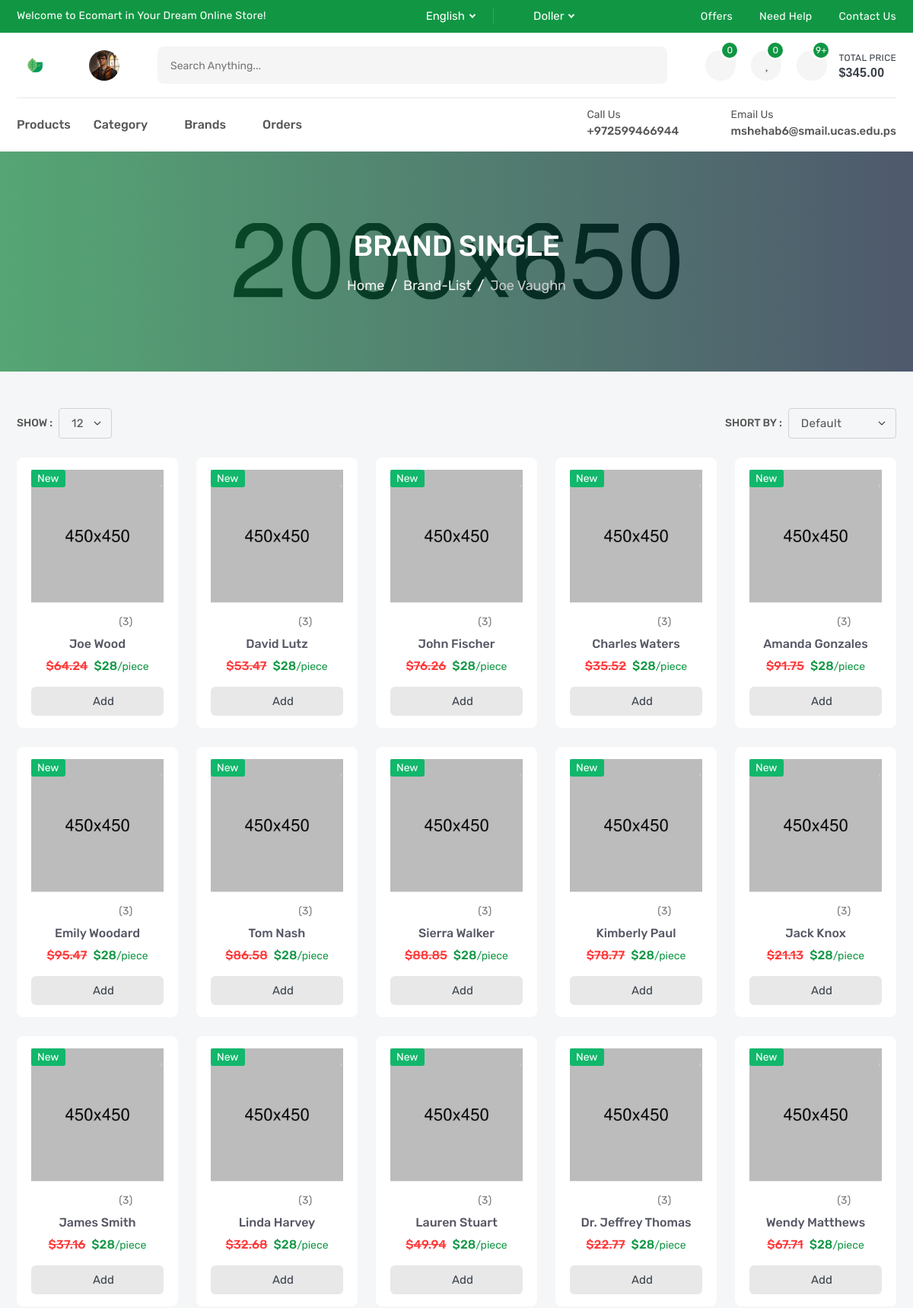
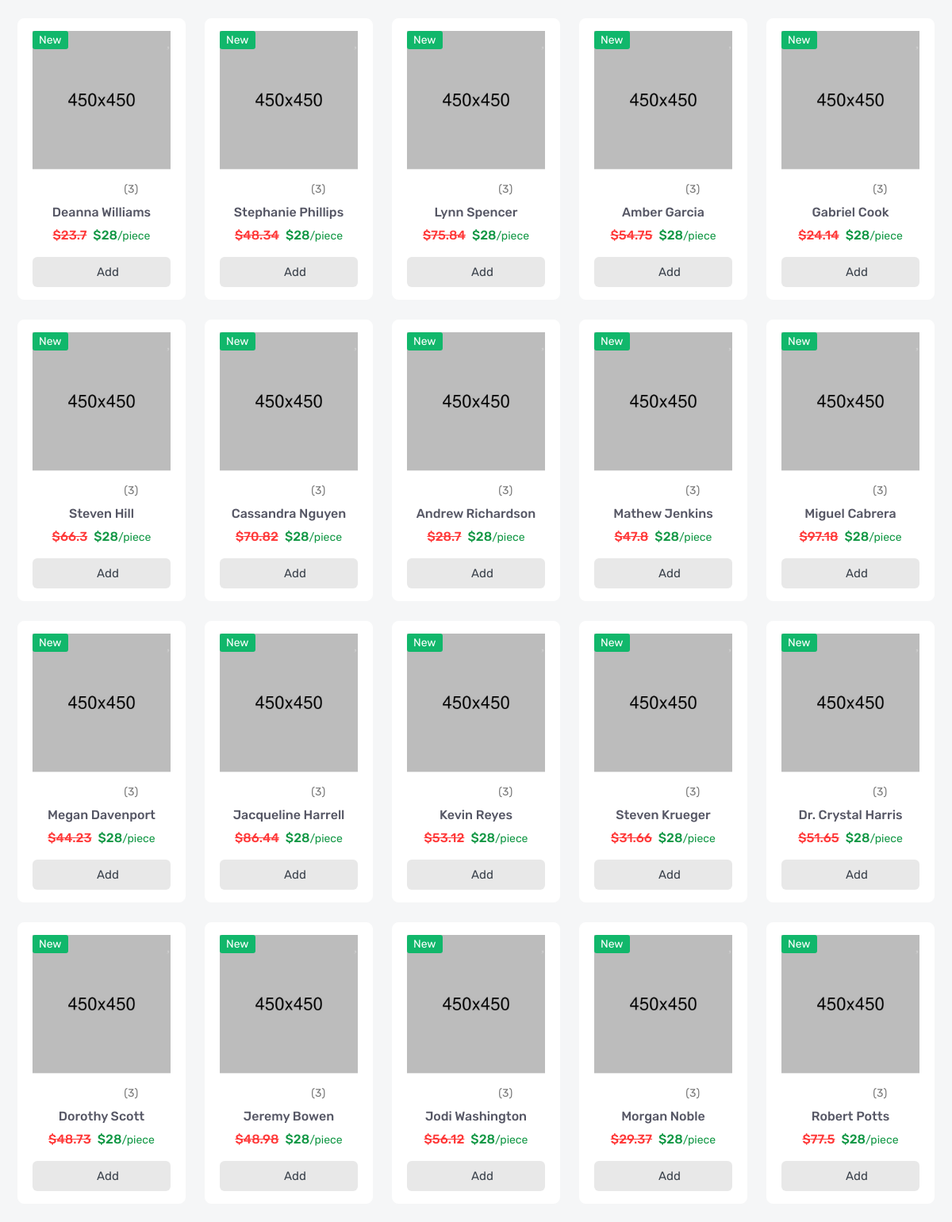
/products/brand/joe-vaughn (signed in, upper part), run on the app's committed database (2 pictures, top to bottom).
### settings/models.py (models this page shows, shortened)
class Company(models.Model):
    name = models.CharField(_("Name"), max_length=50)
    logo = models.ImageField(_("Logo"), upload_to='company/')
    about = models.CharField(_("About"), max_length=300)
    fb_link = models.URLField(_("Facebook Link"), blank=True, null=True)
    tw_link = models.URLField(_("Twitter Link"), blank=True, null=True)
    ins_link = models.URLField(_("Instagram Link"), blank=True, null=True)
    email = models.EmailField(_("Email"), max_length=30)
    phone_number = models.CharField(_("Phone Number"), max_length=20)
    address = models.CharField(_("Address"), max_length=100)

### accounts/models.py (models this page shows, shortened)
class Profile(models.Model):
    user = models.OneToOneField(User, related_name='Profile', on_delete= models.CASCADE)
    image = models.ImageField(upload_to='profile/', null=True, blank=True)
    code = models.CharField(default=generate_code, max_length=8)
    code_used = models.BooleanField(default=False)

### products/models.py (models this page shows, shortened)
class Brand(models.Model):
    name = models.CharField(_("Name"), max_length=50)
    image = models.ImageField(_("Image"), upload_to='brand/')
    slug = models.SlugField(_("Slug"), null=True, blank= True)
    def __str__(self):
        return self.name

class Product(models.Model):
    name = models.CharField(_("Name"), max_length=100)
    sku = models.IntegerField(_("SKU"))
    brand = models.ForeignKey('Brand', related_name='product_brand', verbose_name=_("Brand"), on_delete=models.SET_NULL, null=True, blank= True)
    price = models.FloatField(_("Price"))
    desc = models.TextField(_("Desc"), max_length=10000)
    tags = TaggableManager(blank=True)
    flag = models.CharField(_("Flag"), max_length=10, choices=FLAG_TYPE)
    category = models.ForeignKey('Category', related_name='product_category', verbose_name=_("Category"), on_delete=models.SET_NULL, null=True, blank= True)
    slug = models.SlugField(_("Slug"), null=True, blank= True)
    image = models.ImageField(_("Image"), upload_to='Product/')
    quantity = models.IntegerField(_("Quantity"), default=0)
    video_url = models.URLField(_("VideoUrl"), null=True, blank= True)
    objects = ProductManager()
    def __str__(self):
       return self.name

### products/views.py (the view)
# urls.py: path('brand/<slug:slug>',BrandDetail.as_view(),name='brand_detail'),
class BrandDetail(DetailView):
    model = Brand
    def get_context_data(self, **kwargs):
        context = super().get_context_data(**kwargs)
        brand = self.get_object()
        context["brand_products"] = Product.objects.filter(brand = brand)
        return context

### accounts/user_context_processor.py (called while the page is built)
def get_user(request):
    profile = Profile.objects.get(user = request.user)
    return {'profile':profile}

### orders/cart_context_processor.py (called while the page is built)
def get_or_create_cart(request):
    if request.user.is_authenticated:
        cart, created = CartOrder.objects.get_or_create(user=request.user, order_status='Inprogress')
        cart_details = CartDetail.objects.filter(order=cart.id)
        return {'cart':cart, 'cart_details':cart_details }

### orders/models.py (called while the page is built)
    def get_total(self):
        total = 0
        cart_details = self.cart_detail.all()
        for product in cart_details:
            total += product.total
        return total

### products/models.py (called while the page is built)
    def get_queryset(self):
        return ProductQueryset(self.model, using=self._db)

### products/products_context_processor.py (called while the page is built)
def get_brands(request):
    brands = Brand.objects.all()
    return {'c_brands':brands}

### products/templates/products/brand_detail.html (shortened to what this page needs)
{% extends 'base.html' %}
{% block body %}
        <section class="single-banner" style="background: url(images/single-banner.jpg) no-repeat center;">
            <div class="container">
                <h2>Brand Single</h2>
                <ol class="breadcrumb">
                    <li class="breadcrumb-item"><a href="index.html">Home</a></li>
                    <li class="breadcrumb-item"><a href="brand-list.html">brand-list</a></li>
                    <li class="breadcrumb-item active" aria-current="page">{{brand}}</li>
                </ol>
            </div>
        </section>
        <section class="inner-section shop-part mt-5">
            <div class="container">
                <div class="row">
                    <div class="col-lg-12">
                        <div class="top-filter">
                            <div class="filter-show">
                                <label class="filter-label">Show :</label>
                                <select class="form-select filter-select">
                                    <option value="1">12</option>
                                </select>
                            </div>
                            <div class="filter-short">
                                <label class="filter-label">Short by :</label>
                                <select class="form-select filter-select">
                                    <option selected>default</option>
                                </select>
                            </div>
                        </div>
                    </div>
                </div>
                <div class="row row-cols-2 row-cols-md-3 row-cols-lg-3 row-cols-xl-5">
                    {% for product in brand_products %}
                    <div class="col">
                        <div class="product-card">
                            <div class="product-media">
                                <div class="product-label">
                                    <label class="label-text new">new</label>
                                </div>
                                <button class="product-wish wish">
                                    <i class="fas fa-heart"></i>
                                </button>
                                <a class="product-image" href="product-video.html">
                                    <img src="images/product/01.jpg" alt="product">
                                </a>
                            </div>
                            <div class="product-content">
                                <div class="product-rating">
                                    <i class="active icofont-star"></i>
                                    <i class="active icofont-star"></i>
                                    <i class="active icofont-star"></i>
                                    <i class="active icofont-star"></i>
                                    <i class="icofont-star"></i>
                                    <a href="product-video.html">(3)</a>
                                </div>
                                <h6 class="product-name">
                                    <a href="product-video.html">{{product.name}}</a>
                                </h6>
                                <h6 class="product-price">
                                    <del>${{product.price}}</del>
                                    <span>$28<small>/piece</small></span>
                                </h6>
                                <button class="product-add" title="Add to Cart">
                                    <i class="fas fa-shopping-basket"></i>
                                    <span>add</span>
                                </button>
                            </div>
                        </div>
                    </div>
                    {% endfor %}
                </div>
            </div>
        </section>
{% endblock body %}

### templates/base.html (shortened to what this page needs)
{% load static %}
<!DOCTYPE html>
<html lang="en">
    <head>
        <link rel="stylesheet" href=" {% static 'fonts/flaticon/flaticon.css' %}">
        <link rel="stylesheet" href=" {% static 'fonts/icofont/icofont.min.css' %}">
        <link rel="stylesheet" href="{% static 'fonts/fontawesome/fontawesome.min.css' %}">
        <link rel="stylesheet" href="{% static 'vendor/venobox/venobox.min.css' %}">
        <link rel="stylesheet" href="{% static 'vendor/slickslider/slick.min.css' %}">
        <link rel="stylesheet" href="{% static 'vendor/niceselect/nice-select.min.css' %}">
        <link rel="stylesheet" href="{% static 'vendor/bootstrap/bootstrap.min.css' %}">
        <link rel="stylesheet" href="{% static 'css/main.css' %}">
        {% block static %}
            <link rel="stylesheet" href="{% static 'css/index.css' %}">
        {% endblock static %}
    </head>
    <body>
        <div class="header-top">
            <div class="container">
                <div class="row">
                    <div class="col-md-12 col-lg-5">
                        <div class="header-top-welcome">
                            <p>Welcome to Ecomart in Your Dream Online Store!</p>
                        </div>
                    </div>
                    <div class="col-md-5 col-lg-3">
                        <div class="header-top-select">
                            <div class="header-select">
                                <i class="icofont-world"></i>
                            </div>
                            <div class="header-select">
                                <i class="icofont-money"></i>
                            </div>
                        </div>
                    </div>
                    <div class="col-md-7 col-lg-4">
                        <ul class="header-top-list">
                            <li><a href="offer.html">offers</a></li>
                            <li><a href="faq.html">need help</a></li>
                            <li><a href="contact.html">contact us</a></li>
                        </ul>
                    </div>
                </div>
            </div>
        </div>
        <header class="header-part">
            <div class="container">
                <div class="header-content">
                    <a href="/" class="header-logo">
                        <img src="{{site_info.logo.url}}" alt="logo">
                    </a>
                        {% if user.is_authenticated %}
                            <a href="{% url 'accounts:profile' %}" class="header-widget" title="My Account">
                                <img src="{{profile.image.url}}" alt="user">
                            </a>
                        {% else %}
                            <a href="{% url 'login' %}" class="header-widget" title="My Account">
                                <span>join</span>
                            </a>
                        {% endif %}
                    <form class="header-form">
                        <input type="text" placeholder="Search anything...">
                        <button><i class="fas fa-search"></i></button>
                    </form>
                    <div class="header-widget-group">
                        <a href="compare.html" class="header-widget" title="Compare List">
                            <i class="fas fa-random"></i>
                            <sup>0</sup>
                        </a>
                        <a href="wishlist.html" class="header-widget" title="Wishlist">
                            <i class="fas fa-heart"></i>
                            <sup>0</sup>
                        </a>
                        <button class="header-widget header-cart" title="Cartlist">
                            <i class="fas fa-shopping-basket"></i>
                            <sup>9+</sup>
                            <span>total price<small>$345.00</small></span>
                        </button>
                    </div>
                </div>
            </div>
        </header>
        <nav class="navbar-part">
            <div class="container">
                <div class="row">
                    <div class="col-lg-12">
                        <div class="navbar-content">
                            <ul class="navbar-list">
                                <li class="navbar-item dropdown-megamenu">
                                    <a class="navbar-link" href="{% url 'products:product_list' %}">products</a>
                                </li>
                                <li class="navbar-item dropdown-megamenu">
                                    <a class="navbar-link dropdown-arrow" href="#">category</a>
                                </li>
                                <li class="navbar-item dropdown">
                                    <a class="navbar-link dropdown-arrow" href="#">brands</a>
                                </li>
                                <li class="navbar-item dropdown">
                                    <a class="navbar-link" href="{% url 'orders:order_list' %}">orders</a>
                                </li>
                            </ul>
                            <div class="navbar-info-group">
                                <div class="navbar-info">
                                    <i class="icofont-ui-touch-phone"></i>
                                    <p>
                                        <small>call us</small>
                                        <span>{{site_info.phone_number}}</span>
                                    </p>
                                </div>
                                <div class="navbar-info">
                                    <i class="icofont-ui-email"></i>
                                    <p>
                                        <small>email us</small>
                                        <span>{{site_info.email}}</span>
                                    </p>
                                </div>
                            </div>
                        </div>
                    </div>
                </div>
            </div>
        </nav>
        {% block body %}
        {% endblock body %}
    </body>
</html>

### data on the page
Company: logo (picture), phone_number "+972599466944", email "mshehab6@smail.ucas.edu.ps"
Profile: image (placeholder picture)
Brand: name "Joe Vaughn"
Product: name "Joe Wood", price "64.24"
Product: name "David Lutz", price "53.47"
Product: name "John Fischer", price "76.26"
Product: name "Charles Waters", price "35.52"
Product: name "Amanda Gonzales", price "91.75"
Product: name "Emily Woodard", price "95.47"
Product: name "Tom Nash", price "86.58"
Product: name "Sierra Walker", price "88.85"
Product: name "Kimberly Paul", price "78.77"
Product: name "Jack Knox", price "21.13"
Product: name "James Smith", price "37.16"
Product: name "Linda Harvey", price "32.68"
Product: name "Lauren Stuart", price "49.94"
Product: name "Dr. Jeffrey Thomas", price "22.77"
Product: name "Wendy Matthews", price "67.71"
Product: name "Deanna Williams", price "23.7"
Product: name "Stephanie Phillips", price "48.34"
Product: name "Lynn Spencer", price "75.84"
Product: name "Amber Garcia", price "54.75"
Product: name "Gabriel Cook", price "24.14"
Product: name "Steven Hill", price "66.3"
Product: name "Cassandra Nguyen", price "70.82"
Product: name "Andrew Richardson", price "28.7"
Product: name "Mathew Jenkins", price "47.8"
Product: name "Miguel Cabrera", price "97.18"
Product: name "Megan Davenport", price "44.23"
Product: name "Jacqueline Harrell", price "86.44"
Product: name "Kevin Reyes", price "53.12"
Product: name "Steven Krueger", price "31.66"
Product: name "Dr. Crystal Harris", price "51.65"
Product: name "Dorothy Scott", price "48.73"
Product: name "Jeremy Bowen", price "48.98"
Product: name "Jodi Washington", price "56.12"
Product: name "Morgan Noble", price "29.37"
Product: name "Robert Potts", price "77.5"
